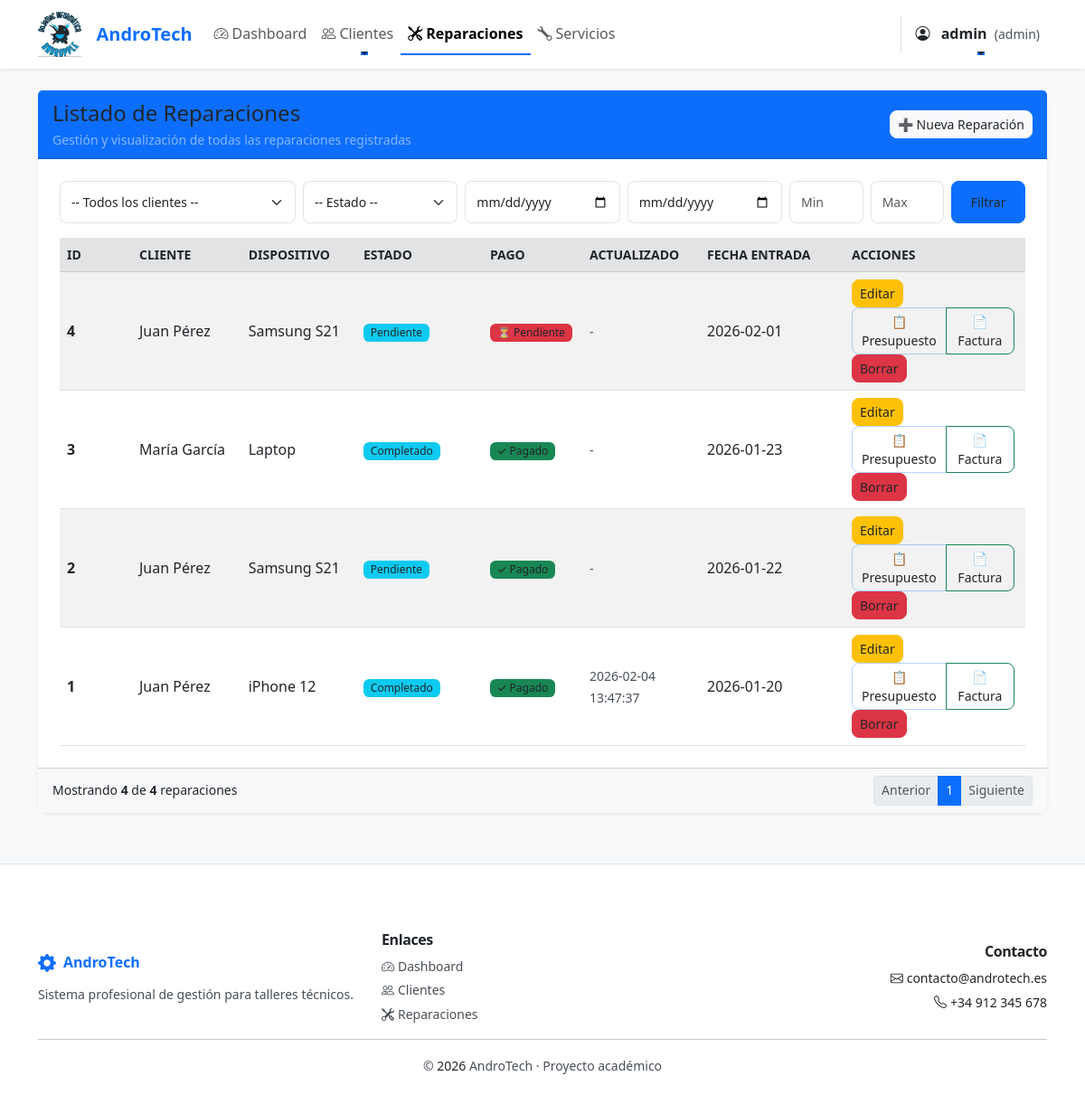
The page /reparaciones (signed in) on the database its author committed.
### tables this page shows
CREATE TABLE reparaciones (
    id INTEGER PRIMARY KEY AUTOINCREMENT,
    cliente_id INTEGER,
    dispositivo TEXT NOT NULL,
    descripcion TEXT,
    estado TEXT DEFAULT 'Pendiente',
    fecha_entrada TEXT,
    fecha_salida TEXT,
    precio REAL,
    tipo_documento TEXT DEFAULT 'presupuesto',
    estado_pago TEXT DEFAULT 'Pendiente',
    fecha_pago TEXT,
    metodo_pago TEXT,
    FOREIGN KEY (cliente_id) REFERENCES clientes(id)
);

CREATE TABLE clientes (
    id INTEGER PRIMARY KEY AUTOINCREMENT,
    nombre TEXT NOT NULL,
    telefono TEXT,
    email TEXT,
    direccion TEXT
);

CREATE TABLE reparaciones_historial (
                id INTEGER PRIMARY KEY AUTOINCREMENT,
                reparacion_id INTEGER NOT NULL,
                estado_anterior TEXT,
                estado_nuevo TEXT NOT NULL,
                fecha_cambio TEXT NOT NULL,
                usuario TEXT,
                FOREIGN KEY (reparacion_id) REFERENCES reparaciones(id)
            );

### app.py (the view)
@app.route("/reparaciones")
@login_required
def reparaciones():
    import urllib.parse
    conn = get_db()
    cliente_id = request.args.get('cliente_id', '').strip()
    estado = request.args.get('estado', '').strip()
    desde = request.args.get('desde', '').strip()
    hasta = request.args.get('hasta', '').strip()
    precio_min = request.args.get('precio_min', '').strip()
    precio_max = request.args.get('precio_max', '').strip()
    try:
        page = int(request.args.get('page', 1))
        if page < 1:
            page = 1
    except ValueError:
        page = 1
    per_page = 10
    offset = (page - 1) * per_page
    sql_base = "FROM reparaciones LEFT JOIN clientes ON clientes.id = reparaciones.cliente_id"
    where_clauses = []
    params = []
    if cliente_id:
        where_clauses.append("reparaciones.cliente_id = ?")
        params.append(cliente_id)
    if estado:
        where_clauses.append("reparaciones.estado = ?")
        params.append(estado)
    if desde:
        where_clauses.append("reparaciones.fecha_entrada >= ?")
        params.append(desde)
    if hasta:
        where_clauses.append("reparaciones.fecha_entrada <= ?")
        params.append(hasta)
    if precio_min:
        try:
            params.append(float(precio_min))
            where_clauses.append("reparaciones.precio >= ?")
        except ValueError:
            pass
    if precio_max:
        try:
            params.append(float(precio_max))
            where_clauses.append("reparaciones.precio <= ?")
        except ValueError:
            pass
    where_sql = (" WHERE " + " AND ".join(where_clauses)) if where_clauses else ""
    total_sql = "SELECT COUNT(*) " + sql_base + where_sql
    total = conn.execute(total_sql, tuple(params)).fetchone()[0]
    select_sql = "SELECT reparaciones.*, clientes.nombre AS cliente " + sql_base + where_sql + " ORDER BY fecha_entrada DESC LIMIT ? OFFSET ?"
    final_params = params + [per_page, offset]
    datos = conn.execute(select_sql, tuple(final_params)).fetchall()
    datos_enriquecidos = []
    for r in datos:
        r_dict = dict(r)
        ultima_actualizacion = conn.execute(
            "SELECT fecha_cambio FROM reparaciones_historial WHERE reparacion_id = ? ORDER BY fecha_cambio DESC LIMIT 1",
            (r_dict['id'],)
        ).fetchone()
        r_dict['ultima_actualizacion'] = ultima_actualizacion['fecha_cambio'] if ultima_actualizacion else None
        datos_enriquecidos.append(r_dict)
    clientes = conn.execute("SELECT id, nombre FROM clientes ORDER BY nombre").fetchall()
    conn.close()
    filters = {}
    if cliente_id:
        filters['cliente_id'] = cliente_id
    if estado:
        filters['estado'] = estado
    if desde:
        filters['desde'] = desde
    if hasta:
        filters['hasta'] = hasta
    if precio_min:
        filters['precio_min'] = precio_min
    if precio_max:
        filters['precio_max'] = precio_max
    filters_query = urllib.parse.urlencode(filters)
    total_pages = max(1, (total + per_page - 1) // per_page)
    return render_template("reparaciones.html", reparaciones=datos_enriquecidos, clientes=clientes, filters=filters, filters_query=filters_query, page=page, total_pages=total_pages, per_page=per_page, total=total)

### app.py (called while the page is built)
@app.template_filter('strftime')
def strftime_filter(date_str, format_str='%d/%m/%Y'):
    if not date_str or date_str == '':
        return datetime.now().strftime(format_str)
    if isinstance(date_str, str):
        try:
            date_obj = datetime.strptime(date_str, '%Y-%m-%d')
        except:
            return date_str
    else:
        date_obj = date_str
    return date_obj.strftime(format_str)

def get_db():
    conn = sqlite3.connect("database/andro_tech.db")
    conn.row_factory = sqlite3.Row
    return conn

def login_required(f):
    @wraps(f)
    def decorated_function(*args, **kwargs):
        if 'usuario' not in session:
            flash('Debes iniciar sesión para acceder a esta página.', 'danger')
            return redirect(url_for('login'))
        return f(*args, **kwargs)
    return decorated_function

### templates/reparaciones.html (shortened to what this page needs)
{% extends "base.html" %}
{% block content %}
<div class="row justify-content-center py-4">
    <div class="col-12">
        <div class="card shadow-sm border-0">
            <div class="card-header bg-primary text-white d-flex align-items-center justify-content-between">
                <div>
                    <h4 class="mb-0">Listado de Reparaciones</h4>
                    <small class="text-white-50">Gestión y visualización de todas las reparaciones registradas</small>
                </div>
                <div class="text-end">
                    <a href="/reparaciones/nueva" class="btn btn-light btn-sm text-primary">➕ Nueva Reparación</a>
                </div>
            </div>
            <div class="card-body">
                <form method="get" class="row g-2 mb-3">
                    <div class="col-sm-3">
                        <select name="cliente_id" class="form-select form-select-sm">
                            <option value="">-- Todos los clientes --</option>
                        </select>
                    </div>
                    <div class="col-sm-2">
                        <select name="estado" class="form-select form-select-sm">
                            <option value="">-- Estado --</option>
                        </select>
                    </div>
                    <div class="col-sm-2">
                        <input type="date" name="desde" class="form-control form-control-sm" placeholder="Desde" value="{{ filters.desde if filters.desde is defined else '' }}">
                    </div>
                    <div class="col-sm-2">
                        <input type="date" name="hasta" class="form-control form-control-sm" placeholder="Hasta" value="{{ filters.hasta if filters.hasta is defined else '' }}">
                    </div>
                    <div class="col-sm-1">
                        <input type="number" step="0.01" name="precio_min" class="form-control form-control-sm" placeholder="Min" value="{{ filters.precio_min if filters.precio_min is defined else '' }}">
                    </div>
                    <div class="col-sm-1">
                        <input type="number" step="0.01" name="precio_max" class="form-control form-control-sm" placeholder="Max" value="{{ filters.precio_max if filters.precio_max is defined else '' }}">
                    </div>
                    <div class="col-sm-1 d-grid">
                        <button class="btn btn-primary btn-sm" type="submit">Filtrar</button>
                    </div>
                </form>
                <div class="table-responsive">
                    <table class="table table-striped table-hover align-middle mb-0">
                        <thead class="table-secondary text-secondary small text-uppercase">
                        <tr>
                            <th scope="col" style="width:80px;">ID</th>
                            <th scope="col">Cliente</th>
                            <th scope="col">Dispositivo</th>
                            <th scope="col" style="width:140px;">Estado</th>
                            <th scope="col" style="width:110px;">Pago</th>
                            <th scope="col" style="width:130px;">Actualizado</th>
                            <th scope="col" style="width:160px;">Fecha entrada</th>
                            <th scope="col" style="width:200px;">Acciones</th>
                        </tr>
                        </thead>
                        <tbody>
                        {% for r in reparaciones %}
                        <tr>
                            <td class="fw-semibold">{{ r.id }}</td>
                            <td>{{ r.cliente }}</td>
                            <td>{{ r.dispositivo }}</td>
                            <td>
                                <span class="badge bg-info text-dark">{{ r.estado }}</span>
                            </td>
                            <td>
                                {% if r.estado_pago == 'Pagado' %}
                                    <span class="badge bg-success">✓ Pagado</span>
                                {% else %}
                                    <span class="badge bg-danger">⏳ Pendiente</span>
                                {% endif %}
                            </td>
                            <td>
                                {% if r.ultima_actualizacion %}
                                    <small class="text-muted">{{ r.ultima_actualizacion|strftime('%d/%m/%Y') }}</small>
                                {% else %}
                                    <small class="text-muted">-</small>
                                {% endif %}
                            </td>
                            <td>{{ r.fecha_entrada }}</td>
                            <td>
                                <a href="/reparaciones/editar/{{ r.id }}" class="btn btn-warning btn-sm me-1">Editar</a>
                                <div class="btn-group btn-group-sm me-1" role="group">
                                    <a href="/reparaciones/pdf/{{ r.id }}?tipo=presupuesto" class="btn btn-outline-primary" target="_blank" title="Descargar presupuesto">📋 Presupuesto</a>
                                    <a href="/reparaciones/pdf/{{ r.id }}?tipo=factura" class="btn btn-outline-success" target="_blank" title="Descargar factura">📄 Factura</a>
                                </div>
                                {% if session.rol == 'admin' %}
                                <a href="/reparaciones/borrar/{{ r.id }}" class="btn btn-danger btn-sm"
                                   onclick="return confirm('¿Seguro que deseas borrar esta reparación?');">Borrar</a>
                                {% endif %}
                            </td>
                        </tr>
                        {% endfor %}
                        </tbody>
                    </table>
                </div>
            </div>
            <div class="card-footer bg-light small text-muted">
                <div class="d-flex justify-content-between align-items-center">
                    <div>Mostrando <strong>{{ reparaciones|length }}</strong> de <strong>{{ total }}</strong> reparaciones</div>
                    <div>
                        <nav aria-label="Paginacion">
                            <ul class="pagination pagination-sm mb-0">
                                <li class="page-item {% if page <= 1 %}disabled{% endif %}">
                                    <a class="page-link" href="?page={{ page-1 }}{% if filters_query %}&{{ filters_query }}{% endif %}">Anterior</a>
                                </li>
                                {% for p in range(1, total_pages+1) %}
                                <li class="page-item {% if p == page %}active{% endif %}"><a class="page-link" href="?page={{ p }}{% if filters_query %}&{{ filters_query }}{% endif %}">{{ p }}</a></li>
                                {% endfor %}
                                <li class="page-item {% if page >= total_pages %}disabled{% endif %}">
                                    <a class="page-link" href="?page={{ page+1 }}{% if filters_query %}&{{ filters_query }}{% endif %}">Siguiente</a>
                                </li>
                            </ul>
                        </nav>
                    </div>
                </div>
            </div>
        </div>
    </div>
</div>
{% endblock %}

### static/css/style.css (style rules this page uses)
:root { --primary: #0d6efd; --primary-600: #0b5ed7; --success: #198754; --muted: #6c757d; --bg-light: #f8f9fa; --surface: #ffffff; --soft-shadow: rgba(33,37,41,0.08); --deep-shadow: rgba(33,37,41,0.15); --text-dark: #212529; --text-secondary: #495057; --radius: 0.75rem; --kpi-gradient: linear-gradient(135deg, rgba(13,110,253,0.04), rgba(25,135,84,0.02)); --transition-smooth: 0.3s ease; --transition-fast: 0.2s ease; --line-height-base: 1.6; --font-size-base: 1rem; --font-size-lg: 1.125rem; --font-size-sm: 0.875rem; --font-size-xs: 0.75rem; }
body { background-color: var(--bg-light); color: var(--text-dark); line-height: var(--line-height-base); font-size: var(--font-size-base); -webkit-font-smoothing: antialiased; -moz-osx-font-smoothing: grayscale; }
.card { border-radius: var(--radius); border: none; transition: var(--transition-smooth); }
.card.shadow-sm { box-shadow: 0 4px 12px var(--soft-shadow); }
.btn { transition: box-shadow var(--transition-fast), transform var(--transition-fast), filter var(--transition-fast); border-radius: 0.5rem; font-weight: 500; line-height: 1.5; }
.table thead.table-secondary { background: rgba(0,0,0,0.02); }
h4, h5, h6 { font-weight: 500; line-height: 1.4; }
.text-muted, .lead { color: var(--text-secondary) !important; font-weight: 400; }
ul, ol { line-height: var(--line-height-base); }
.card-body { padding: 1.5rem; }
.btn-outline-primary { border-color: rgba(13,110,253,0.3); color: var(--primary); }
.badge { font-weight: 500; border-radius: 0.4rem; padding: 0.35em 0.65em; }
.form-control, .form-select { border-radius: 0.5rem; border: 1px solid rgba(33,37,41,0.12); padding: 0.75rem; transition: border-color var(--transition-fast), box-shadow var(--transition-fast); }
.table { line-height: 1.5; }
.table th { font-weight: 600; color: var(--text-dark); }
.table td { vertical-align: middle; }
.mb-3 { margin-bottom: 1rem !important; }
.py-4 { padding-top: 1.5rem !important; padding-bottom: 1.5rem !important; }
.btn { position: relative; overflow: hidden; transition: all var(--transition-smooth); }
.btn::before { content: ''; position: absolute; top: 50%; left: 50%; width: 0; height: 0; background: rgba(255, 255, 255, 0.2); border-radius: 50%; transform: translate(-50%, -50%); transition: width 0.3s ease, height 0.3s ease; }
.card { transition: all var(--transition-smooth); cursor: pointer; }
.card-body { transition: padding var(--transition-fast); }
.table-hover tbody tr { transition: all var(--transition-fast); }
.form-control, .form-select { transition: all var(--transition-smooth); }
.badge { transition: all var(--transition-fast); cursor: default; }
.page-link { transition: all var(--transition-fast); }
body, .container, .card, h1, h2, h3, h4, h5, h6, p, span, div, .card-body, .navbar, .btn { color: #212529 !important; }
.text-muted, .lead { color: #495057 !important; }
.bg-light { background-color: #f8f9fa !important; }

### rows shown on the page
reparaciones: id "4", cliente "Juan Pérez", dispositivo "Samsung S21", estado "Pendiente", estado_pago "⏳ Pendiente", fecha_entrada "2026-02-01"
reparaciones: id "3", cliente "María García", dispositivo "Laptop", estado "Completado", estado_pago "✓ Pagado", fecha_entrada "2026-01-23"
reparaciones: id "2", cliente "Juan Pérez", dispositivo "Samsung S21", estado "Pendiente", estado_pago "✓ Pagado", fecha_entrada "2026-01-22"
clientes: cliente "Juan Pérez"
reparaciones: dispositivo "iPhone 12", estado "Completado", fecha_entrada "2026-01-20"
reparaciones_historial: ultima_actualizacion|strftime "2026-02-04 13:47:37"

### other values the page prints
{{ session.usuario }} "admin"
{{ session.rol }} "admin"
{{ r.id }} "1"
{{ reparaciones|length }} "4"
{{ total }} "4"
{{ p }} "1"
